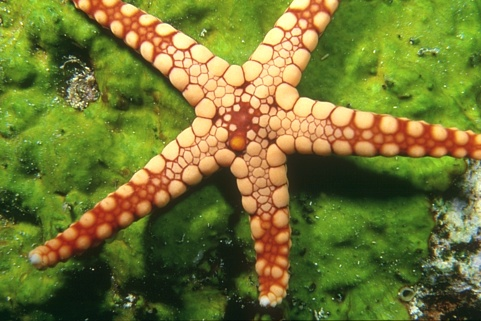
#> input picture image/12003.jpg, 481 x 321 px; its folder holds 4 pictures in this run; the run also reads 1 picture not shown here
$ python make_data_v2.py
#> lines starting #> are read from the running program, lines starting #| are printed output that depends on the picture
### data/dataset.py
import bisect
import numpy as np

class Dataset(object):
    """An abstract class representing a Dataset.

    All other datasets should subclass it. All subclasses should override
    ``__len__``, that provides the size of the dataset, and ``__getitem__``,
    supporting integer indexing in range from 0 to len(self) exclusive.
    """

    def __getitem__(self, index):
        raise NotImplementedError

    def __len__(self):
        raise NotImplementedError

    def __add__(self, other):
        return ConcatDataset([self, other])


class TensorDataset(Dataset):
    """Dataset wrapping data and target tensors.

    Each sample will be retrieved by indexing both tensors along the first
    dimension.

    Arguments:
        data_tensor (Tensor): contains sample data.
        target_tensor (Tensor): contains sample targets (labels).
    """

    # [4 lines left out: function __init__, not called in this run]

    def __getitem__(self, index):
        return self.data_tensor[index], self.target_tensor[index]

    def __len__(self):
        return self.data_tensor.size(0)


class H5Dataset(Dataset):
    """Dataset wrapping data and target tensors.

    Each sample will be retrieved by indexing both tensors along the first
    dimension.

    Arguments:
        data_tensor (Tensor): contains sample data.
        target_tensor (Tensor): contains sample targets (labels).
    """

    # [4 lines left out: function __init__, not called in this run]

    def __getitem__(self, index):
        # print(index)
        return self.data_tensor[index], self.target_tensor[index]

    def __len__(self):
        return self.data_tensor.shape[0]


class H5Imageset(Dataset):
    """Dataset wrapping data and target tensors.

    Each sample will be retrieved by indexing both tensors along the first
    dimension.

    Arguments:
        data_tensor (Tensor): H,W,C.
        target_tensor (Tensor): H,W,C.
    """

    def __init__(self, data_tensor, target_tensor, patch_size, stride):
        assert data_tensor.shape[0] == target_tensor.shape[0]
        self.data_tensor = data_tensor
        self.target_tensor = target_tensor
        ## idx_list的生成方法为该类的核心，可自行根据需要替换为其他函数。
        self.idx_list = self.get_idx_list(patch_size, stride)

    def get_idx_list(self, patch_size, stride):
        """
        idx_list的生成方法为该类的核心，可自行根据需要替换为其他函数。
        """
        H, W, _ = self.data_tensor.shape
        idx_list = []
        for h in np.arange(start=0, stop=H-patch_size, step=stride):
            for w in np.arange(start=0, stop=W - patch_size, step=stride):
                idx_list.append((h, w, patch_size, patch_size))
        return idx_list

    # [5 lines left out: function __getitem__, not called in this run]

    def __len__(self):
        return len(self.idx_list)


class ConcatDataset(Dataset):
    """
    Dataset to concatenate multiple datasets.
    Purpose: useful to assemble different existing datasets, possibly
    large-scale datasets as the concatenation operation is done in an
    on-the-fly manner.

    Arguments:
        datasets (iterable): List of datasets to be concatenated
    """

    @staticmethod
    def cumsum(sequence):
        r, s = [], 0
        for e in sequence:
            l = len(e)
            r.append(l + s)
            s += l
        return r

    def __init__(self, datasets):
        super(ConcatDataset, self).__init__()
        assert len(datasets) > 0, 'datasets should not be an empty iterable'
        self.datasets = list(datasets)
        self.cummulative_sizes = self.cumsum(self.datasets)

    def __len__(self):
        return self.cummulative_sizes[-1]

    # [7 lines left out: function __getitem__, not called in this run]

### make_data_v2.py
"""
该代码通过自行编写的H5Imageset类与pytorch中的ConcatDataset接口
有效利用了hdf5读取数据时直接与硬盘交互，无需载入整个数据集到内存中的优势，降低内存开销。
同时重载了python内置的__getitem__()方法，使得数据动态生成，无需独立保存数据，降低磁盘开销。
同时利用pytorch内置的ConcatDataset类，高效合并多组H5Imageset数据集，统一调用，统一索引。

该代码通常用于高维数据，如光场图像（4维），高光谱图像（3维），该类数据有数据量大，处理速度有限等特点。
传统的直接处理数据集、直接生成数据集、保存数据集的方法会使得数据量暴涨。例如ICVL数据集原始数据约30GB，
patch=64， stride=16分割之后，数据集会暴涨至500GB，给磁盘、IO和内存带来巨大压力。
用该代码可在不增加磁盘占用，不损失数据集IO时间的前提下，对数据集做有效的预处理，如按patch分割等，
同时可以大幅度降低内存占用。

由于空间有限，此处以少量RGB图像为例，简单展示demo用途。
made by 法师漂流
"""

import os
import h5py
import numpy as np
from functools import reduce
import matplotlib.pyplot as plt
from data.dataset import H5Dataset, H5Imageset, ConcatDataset


def get_img():
    for img in os.listdir('./image'):
        if 'jpg' in img:
            yield img.split('.')[0], plt.imread('./image/'+img)


def make_data():
    img_g = get_img()
    f = h5py.File('img_data.h5', 'w')
    for img_name, img in img_g:
        d = f.create_dataset(name=img_name, data=img)
#> this loop made 4 passes
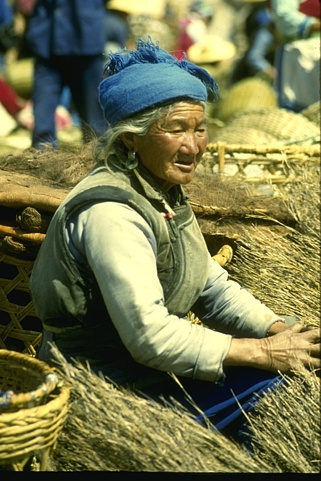
#> input picture image/15004.jpg, 321 x 481 px
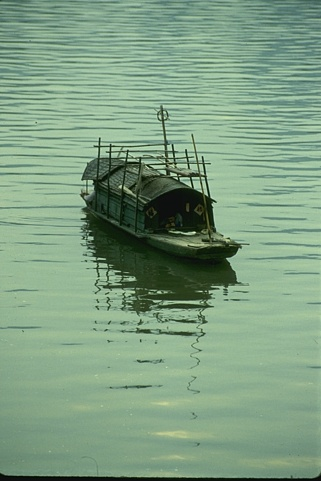
#> input picture image/15088.jpg, 321 x 481 px
        ## TODO 这个数据会不会动态保存在内存中，如何关闭
    f.close()


def get_data():
    f = h5py.File('img_data.h5', 'r')
    print(list(f.keys()))
    print([f[key].shape for key in f.keys()])


def load_data():
    f = h5py.File('img_data.h5', 'r')
    dst_list = []
    for key in f.keys():
        tmp = H5Imageset(f[key], f[key], patch_size=32, stride=8)
        dst_list.append(tmp)
    dst = reduce(lambda x, y : x+y, dst_list)
    dst_2 = ConcatDataset(dst_list)
    print(dst_list)
    return dst_2


if __name__=="__main__":
    make_data()
    get_data()
    load_data()
